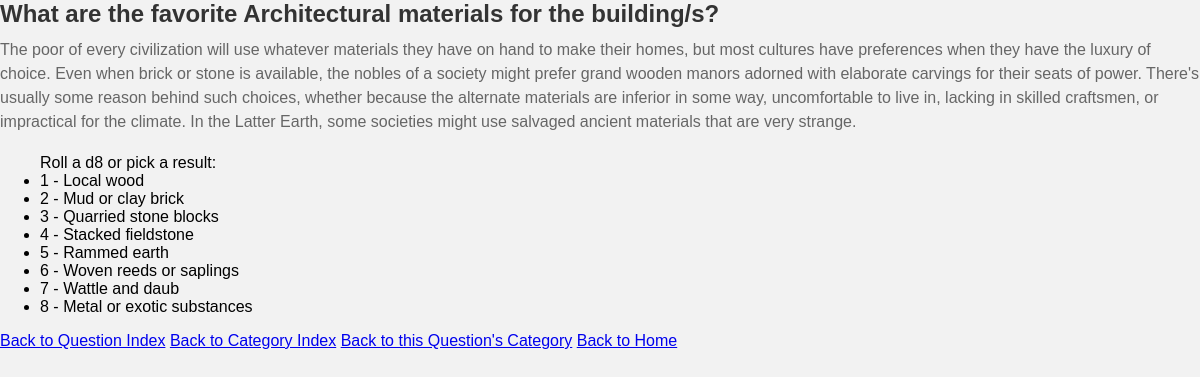
The page /oracles/2/ on the database its author committed.
### oracles/models.py (models this page shows, shortened)
class OracleQuestion(models.Model):
    question_text = models.CharField(max_length=200)
    category = models.CharField(max_length=200, default='General')
    description = models.TextField(blank=True)
    die = models.CharField(max_length=6, default='d20')

class OracleAnswer(models.Model):
    oracle = models.ForeignKey(OracleQuestion, on_delete=models.CASCADE, related_name='choices')
    choice_text = models.CharField(max_length=200)
    roll_value = models.IntegerField(default=0)

### oracles/views.py (the view)
# urls.py: path('<int:question_id>/', views.detail, name='detail'),
def detail(request, question_id):
    question = OracleQuestion.objects.get(pk=question_id)
    return render(request, 'oracles/detail.html', {'question': question})

### oracles/templates/oracles/detail.html
{% load static %}
<link rel="stylesheet" href="{% static 'simpleGMe/css/styles.css' %}">
<h1>{{ question.question_text }}</h1>
<p>{{ question.description }}</p>
<ul>Roll a {{ question.die }} or pick a result:
{% for choice in question.choices.all %}
<li>{{ choice.roll_value }} - {{ choice.choice_text }}</li>
{% endfor %}
</ul>
<a href="{% url 'oracles:index' %}">Back to Question Index</a>
<a href="{% url 'oracles:indexCategory' %}">Back to Category Index</a>
<a href="{% url 'oracles:category' question.category %}">Back to this Question's Category</a>
<a href="/">Back to Home</a>

### simpleGMe/static/simpleGMe/css/styles.css (style rules this page uses)
body, h1, p { margin: 0; padding: 0; }
h1 { font-size: 24px; font-weight: bold; color: #333; margin-bottom: 10px; }
p { font-size: 16px; color: #666; line-height: 1.5; margin-bottom: 20px; }

### rows shown on the page
OracleQuestion: question_text "What are the favorite Architectural materials for the building/s?", description "The poor of every civilization will use whatever materials they have on hand to make their homes, but most cultures have preferences when they have the luxury of choice. Even when brick or stone is available, the nobles of a society might prefer grand wooden manors adorned with elaborate carvings for their seats of power. There's usually some reason behind such choices, whether because the alternate materials are inferior in some way, uncomfortable to live in, lacking in skilled craftsmen, or impractical for the climate. In the Latter Earth, some societies might use salvaged ancient materials that are very strange.", die "d8"
OracleAnswer: roll_value "1", choice_text "Local wood"
OracleAnswer: roll_value "2", choice_text "Mud or clay brick"
OracleAnswer: roll_value "3", choice_text "Quarried stone blocks"
OracleAnswer: roll_value "4", choice_text "Stacked fieldstone"
OracleAnswer: roll_value "5", choice_text "Rammed earth"
OracleAnswer: roll_value "6", choice_text "Woven reeds or saplings"
OracleAnswer: roll_value "7", choice_text "Wattle and daub"
OracleAnswer: roll_value "8", choice_text "Metal or exotic substances"
